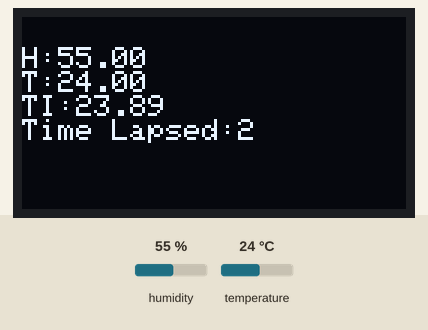
Simulated run of this sketch. Board: Arduino Uno, built with avr-gcc and run on an emulated ATmega328P. On the bench: 128×64 one-colour display. The inputs (shaded band) are chosen by the test bench; at power-on: humidity 55 %, temperature 24 °C.

Above: at 1.2 s.
1.3 s: humidity set to 22 %
At 3.9 s:
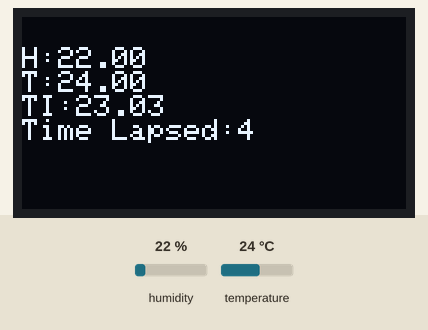
4.7 s: temperature set to 12 °C
At 7.1 s:
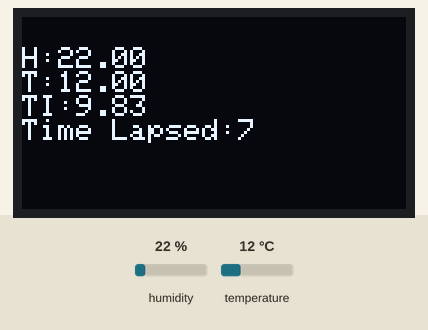
8.9 s: humidity set to 40 %
At 12.0 s:
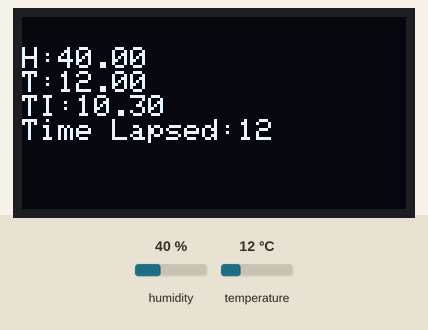
13.0 s: temperature set to 19 °C
At 15.5 s:
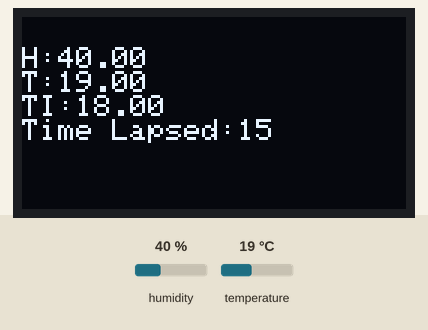
Timing chart, 0 to 17.0 s (numbered marks = the images above; inputs shaded):
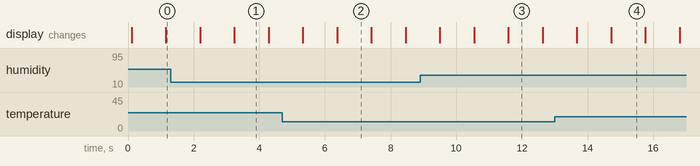

Measured:
- what the display in image 1 shows lasts 1.1 s, from 3.2 s to 4.3 s
- what the display in image 2 shows lasts 1.0 s, from 6.4 s to 7.4 s

The sketch:

Display_Temp_Hum_Adafruit_SSD1306.ino
```cpp
#include <Wire.h>
#include <Adafruit_GFX.h>
#include <Adafruit_SSD1306.h>
#include "DHT.h"

#define DHTPIN 2     // Define the pin where the data pin is connected
#define DHTTYPE DHT11   // Define the type of sensor
#define SCREEN_WIDTH 128 // OLED display width, in pixels
#define SCREEN_HEIGHT 64 // OLED display height, in pixels
int time=0;
DHT dht(DHTPIN, DHTTYPE);

// Declaration for an SSD1306 display connected to I2C (SDA, SCL pins)
Adafruit_SSD1306 display(SCREEN_WIDTH, SCREEN_HEIGHT, &Wire, -1);

// Example variable to display


void setup() {
  // Initialize Serial Monitor for debugging
  Serial.begin(9600);
  dht.begin();

  // Initialize with the I2C address 0x3C
  if (!display.begin(SSD1306_SWITCHCAPVCC, 0x3C)) {
    Serial.println(F("SSD1306 allocation failed"));
    for (;;);
  }

  // Clear the display buffer
  display.clearDisplay();

  // Display static text
  display.setTextSize(1);
  display.setTextColor(SSD1306_WHITE);
  display.setCursor(0, 0);
  display.println("Value:");

  // Display the initial value of the variable
  display.setCursor(0, 10);
  // display.println(exampleVariable);

  // Display everything
  display.display();


}

void loop() {
  time++;
  // Reading temperature or humidity takes about 250 milliseconds!
  float h = dht.readHumidity();
  float t = dht.readTemperature();

  // Check if any reads failed and exit early (to try again).
  if (isnan(h) || isnan(t)) {
    display.println("Failed to read from DHT sensor!");
    return;
  }

  // Compute heat index in Celsius (isFahreheit = false)
  float hic = dht.computeHeatIndex(t, h, false);

  // Clear the part of the display where the variable is shown
  display.fillRect(0, 10, 128, 10, SSD1306_BLACK);

  // Set the cursor to the position where the variable will be displayed
  display.setCursor(0, 10);


  // Print the updated value of the variable
  display.print("H:");
  display.println(h);
  display.print("T:");
  display.println(t);
  display.print("TI:");
  display.println(hic);
  display.print("Time Lapsed:");
  display.println(time);
  // Display everything
  display.display();
  display.clearDisplay();


  // Delay for a bit (for demonstration purposes)
  delay(1000);
}
```
